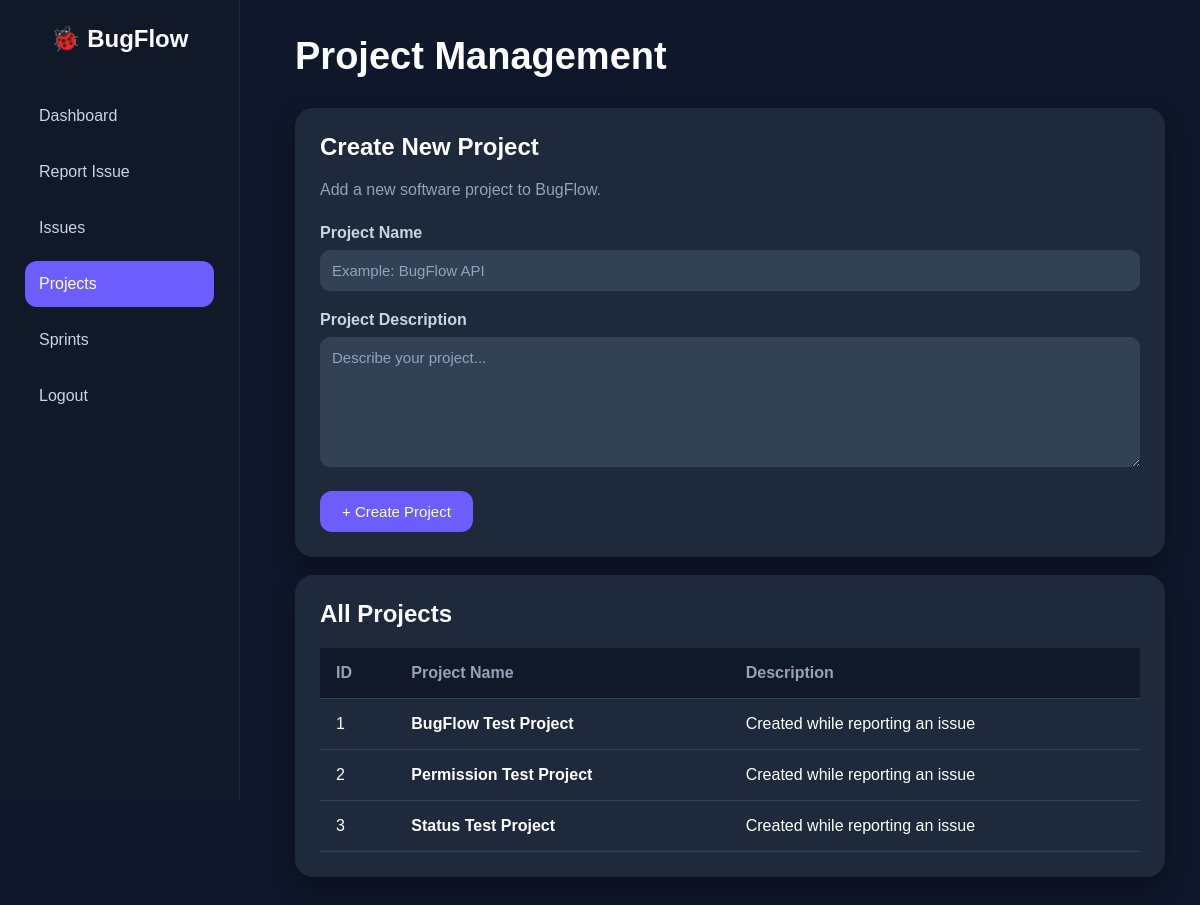
The app's page /projects with its own data.
### app/models/project.py (models this page shows)
class Project(Base):
    __tablename__ = "projects"
    id = Column(Integer, primary_key=True, index=True)
    name = Column(String(100), unique=True, nullable=False)
    description = Column(String(300))

### app/main.py (the view)
@app.get("/projects")
def projects(request: Request):
    user = request.session.get("user")
    db = SessionLocal()
    projects = []
    all_projects = db.query(Project).all()
    for project in all_projects:
        total = db.query(Issue).filter(
            Issue.project == project.name
        ).count()
        critical = db.query(Issue).filter(
            Issue.project == project.name,
            Issue.severity == "Critical"
        ).count()
        projects.append({
            "id": project.id,
            "name": project.name,
            "description": project.description,
            "total": total,
            "critical": critical
        })
    db.close()
    return templates.TemplateResponse(
        request=request,
        name="projects.html",
        context={
            "projects": projects,
            "user":user
        }
    )

### templates/projects.html (shortened to what this page needs)
<!DOCTYPE html>
<html>
<head>
    <link rel="stylesheet" href="/static/css/style.css">
</head>
<body>
<div class="sidebar">
    <div class="logo">
        <h2>🐞 BugFlow</h2>
    </div>
    <nav>
        <a href="/dashboard">Dashboard</a>
        <a href="/report-issue">Report Issue</a>
        <a href="/issues">Issues</a>
        <a href="/projects" class="active">Projects</a>
        <a href="/sprints">Sprints</a>
        <a href="/">Logout</a>
    </nav>
</div>
<div class="main">
    <div class="topbar">
        <h1>Project Management</h1>
    </div>
    <div class="table-container">
        <h2>Create New Project</h2>
        <p style="color:#94a3b8;margin-bottom:25px;">
            Add a new software project to BugFlow.
        </p>
        <form id="projectForm">
            <div class="form-group">
                <label>Project Name</label>
                <input
                    type="text"
                    id="name"
                    placeholder="Example: BugFlow API"
                    required
                >
            </div>
            <div class="form-group">
                <label>Project Description</label>
                <textarea
                    id="description"
                    rows="5"
                    placeholder="Describe your project..."
                    required
                ></textarea>
            </div>
            <button
                class="report-btn"
                type="submit">
                + Create Project
            </button>
        </form>
    </div>
    <br>
    <div class="table-container">
        <h2>All Projects</h2>
        <table>
            <thead>
                <tr>
                    <th>ID</th>
                    <th>Project Name</th>
                    <th>Description</th>
                </tr>
            </thead>
            <tbody>
            {% if projects %}
                {% for project in projects %}
                <tr>
                    <td>{{ project.id }}</td>
                    <td>
                        <strong>{{ project.name }}</strong>
                    </td>
                    <td>{{ project.description }}</td>
                </tr>
                {% endfor %}
            {% else %}
                <tr>
                    <td colspan="3" style="text-align:center;padding:40px;color:#94a3b8;">
                        📂 No Projects Found
                    </td>
                </tr>
            {% endif %}
            </tbody>
        </table>
    </div>
</div>
</body>
</html>

### static/css/style.css (style rules this page uses)
* { margin:0; padding:0; box-sizing:border-box; font-family:Arial, Helvetica, sans-serif; }
body { background:#0f172a; color:white; }
.sidebar { position:fixed; left:0; top:0; width:240px; height:100vh; background:#111827; padding:25px; border-right:1px solid #1f2937; }
.logo { text-align:center; margin-bottom:40px; }
.logo h2 { color:white; }
.sidebar nav a { display:block; color:#cbd5e1; text-decoration:none; padding:14px; margin-bottom:10px; border-radius:12px; transition:.3s; }
.active { background:#6d5dfc; color:white !important; }
.main { margin-left:260px; padding:35px; }
.topbar { display:flex; justify-content:space-between; align-items:center; margin-bottom:30px; }
.topbar h1 { font-size:38px; }
.report-btn { background:#6d5dfc; color:white; border:none; padding:12px 22px; border-radius:12px; cursor:pointer; font-size:15px; }
.table-container { background:#1e293b; border-radius:18px; padding:25px; box-shadow:0 10px 25px rgba(0,0,0,.35); }
.table-container h2 { margin-bottom:20px; }
table { width:100%; border-collapse:collapse; }
th { color:#94a3b8; text-align:left; padding:15px; border-bottom:1px solid #334155; }
td { padding:18px 15px; border-bottom:1px solid #334155; }
.form-group { margin-bottom:20px; }
.form-group label { display:block; margin-bottom:8px; color:#cbd5e1; font-weight:bold; }
input, select, textarea { width:100%; padding:12px; border:none; border-radius:10px; background:#334155; color:white; font-size:15px; }
input::placeholder, textarea::placeholder { color:#94a3b8; }
textarea { resize:vertical; min-height:130px; }
.table-container table { width:100%; border-collapse:collapse; }
.table-container th { background:#111827; padding:16px; }
.table-container td { padding:16px; }

### records on screen
Project: id "1", name "BugFlow Test Project", description "Created while reporting an issue"
Project: id "2", name "Permission Test Project", description "Created while reporting an issue"
Project: id "3", name "Status Test Project", description "Created while reporting an issue"
